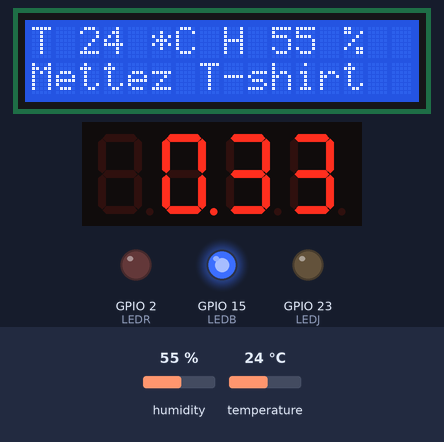
This sketch was run on a simulated ESP32. Parts: 16×2 character LCD, 4-digit seven-segment display, output pins drawn as LEDs (lit = HIGH). Wiring (inferred from the names in the program): DS1307 clock at I2C address 0x68. The test bench sets the inputs (shaded band); at power-on: temperature 24 °C, humidity 55 %. WiFi joins after 1.5 s; servers stay silent unless stated; the local clock reads 2024-03-15 10:24:30 at power-on unless the sketch sets it; no MQTT or app messages arrive unless stated; what the sketch prints to the serial monitor is not drawn.

Above: at 4.3 s.
4.4 s: temperature set to 22 °C
At 6.8 s:
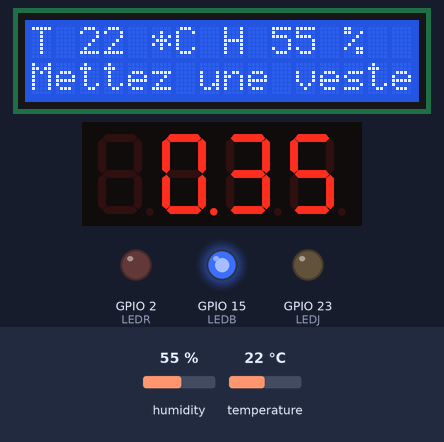
10.7 s: temperature set to 28 °C
At 13.4 s:
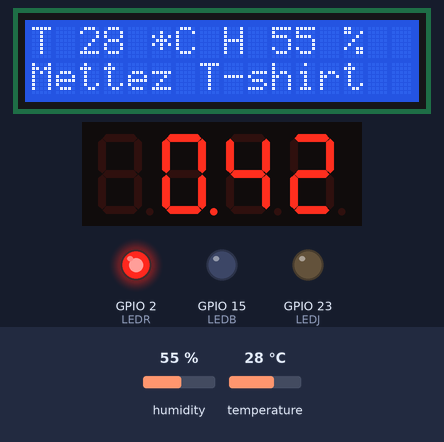
16.3 s: humidity set to 40 %
At 17.9 s:
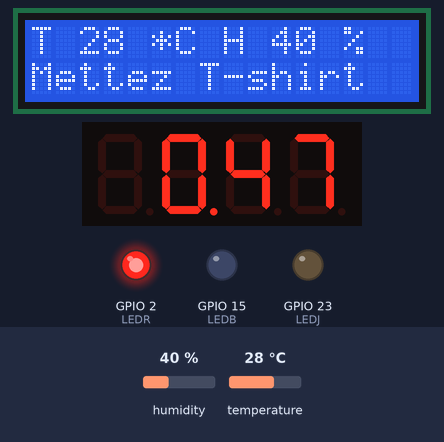
19.4 s: humidity set to 68 %
At 31.1 s:
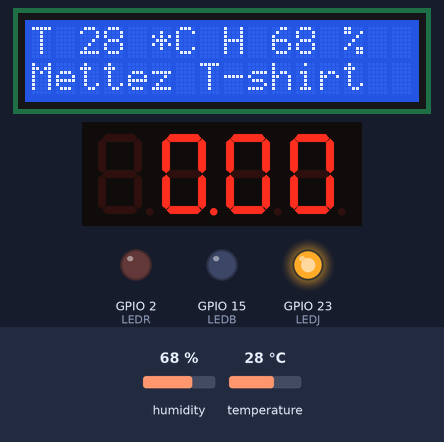
Timing chart, 0 to 32.6 s (numbered marks = the images above; inputs shaded):
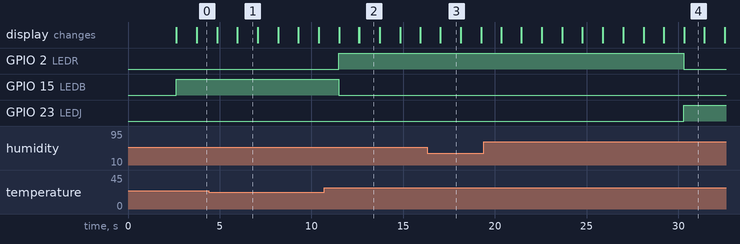

Measured:
- the behaviour switches between 24 and 23 °C on temperature (found by bisection; images 0 and 1)
- after the input at 4.4 s, the display: first differs from a run without the input after 1.5 s (image 1 shows a later state)
- after the input at 10.7 s, the display: first differs from a run without the input after 1.9 s (image 2 shows a later state)
- what the display in image 1 shows lasts 1.2 s, from 5.9 s to 7.1 s

The sketch:

Chambre.ino
```cpp
/* Dans le cadre du projet Smart Ohm'e de BA3 ingénieur civil en informatique et gestion
 *  AFENZOUAR Farid
 *  email : Farid.AFENZOUAR@student.umons.ac.be
 *  FISICARO Federico
 *  email: Federico.FISICARO@student.umons.ac.be
 *  NGUYEN Harry
 *  email : Harry.NGUYEN@student.umons.ac.be
 *  VANSNICK Loïc
 *  email : Loic.VANSNICK@student.umons.ac.be
 */

#include <WiFi.h> // Enables the ESP8266 to connect to the local network (via WiFi)
#include <PubSubClient.h> // Allows us to connect to, and publish to the MQTT broker

// WiFi
// Make sure to update this for your own WiFi network!
const char* ssid = "IoTWifi";
const char* wifi_password = "SmartBuilding";

// MQTT
const char* mqtt_server = "192.168.4.1";
const char* mqtt_topic_humidity = "chambre/humidity";
const char* mqtt_topic_temperature = "chambre/temperature";
const char* mqtt_topic_color_led = "chambre/light_color";

// The client id identifies the ESP8266 device. Think of it a bit like a hostname (Or just a name, like Greg).
const char* clientID = "esp32_Chambre";

// Initialise the WiFi and MQTT Client objects
WiFiClient wifiClient;
PubSubClient client(mqtt_server, 1883, wifiClient); // 1883 is the listener port for the Broker


// Pour les capteurs

#include <LiquidCrystal_I2C.h>
// #include <SimpleDHT.h>

#include "DHT.h"
#define DHTPIN 5     // Digital pin connected to the DHT sensor
#define DHTTYPE DHT11
DHT dht(DHTPIN, DHTTYPE);


// set the LCD number of columns and rows
int lcdColumns = 16;
int lcdRows = 2;

// set LCD address, number of columns and rows
// if you don't know your display address, run an I2C scanner sketch
LiquidCrystal_I2C lcd(0x27, lcdColumns, lcdRows);

//int pinDHT11 = 5;
//SimpleDHT11 dht11(pinDHT11);


#include "SevSeg.h"
SevSeg sevseg;

#include <Wire.h>
#include "DS1307.h"

/* Rétro-compatibilité avec Arduino 1.x et antérieur */
#if ARDUINO >= 100
#define Wire_write(x) Wire.write(x)
#define Wire_read() Wire.read()
#else
#define Wire_write(x) Wire.send(x)
#define Wire_read() Wire.receive()
#endif


/** Fonction de conversion BCD -> decimal */
byte bcd_to_decimal(byte bcd) {
  return (bcd / 16 * 10) + (bcd % 16);
}

/** Fonction de conversion decimal -> BCD */
byte decimal_to_bcd(byte decimal) {
  return (decimal / 10 * 16) + (decimal % 10);
}


/**
 * Fonction récupérant l'heure et la date courante à partir du module RTC.
 * Place les valeurs lues dans la structure passée en argument (par pointeur).
 * N.B. Retourne 1 si le module RTC est arrêté (plus de batterie, horloge arrêtée manuellement, etc.), 0 le reste du temps.
 */
byte read_current_datetime(DateTime_t *datetime) {

  /* Début de la transaction I2C */
  Wire.beginTransmission(DS1307_ADDRESS);
  Wire_write((byte) 0); // Lecture mémoire à l'adresse 0x00
  Wire.endTransmission(); // Fin de la transaction I2C

  /* Lit 7 octets depuis la mémoire du module RTC */
  Wire.requestFrom(DS1307_ADDRESS, (byte) 7);
  byte raw_seconds = Wire_read();
  datetime->seconds = bcd_to_decimal(raw_seconds);
  datetime->minutes = bcd_to_decimal(Wire_read());
  byte raw_hours = Wire_read();
  if (raw_hours & 64) { // Format 12h
    datetime->hours = bcd_to_decimal(raw_hours & 31);
    datetime->is_pm = raw_hours & 32;
  } else { // Format 24h
    datetime->hours = bcd_to_decimal(raw_hours & 63);
    datetime->is_pm = 0;
  }
  datetime->day_of_week = bcd_to_decimal(Wire_read());
  datetime->days = bcd_to_decimal(Wire_read());
  datetime->months = bcd_to_decimal(Wire_read());
  datetime->year = bcd_to_decimal(Wire_read());

  /* Si le bit 7 des secondes == 1 : le module RTC est arrêté */
  return raw_seconds & 128;
}


/**
 * Fonction ajustant l'heure et la date courante du module RTC à partir des informations fournies.
 * N.B. Redémarre l'horloge du module RTC si nécessaire.
 */
void adjust_current_datetime(DateTime_t *datetime) {

  /* Début de la transaction I2C */
  Wire.beginTransmission(DS1307_ADDRESS);
  Wire_write((byte) 0); // Ecriture mémoire à l'adresse 0x00
  Wire_write(decimal_to_bcd(datetime->seconds) & 127); // CH = 0
  Wire_write(decimal_to_bcd(datetime->minutes));
  Wire_write(decimal_to_bcd(datetime->hours) & 63); // Mode 24h
  Wire_write(decimal_to_bcd(datetime->day_of_week));
  Wire_write(decimal_to_bcd(datetime->days));
  Wire_write(decimal_to_bcd(datetime->months));
  Wire_write(decimal_to_bcd(datetime->year));
  Wire.endTransmission(); // Fin de transaction I2C
}

int LEDR = 2;
int LEDJ = 23;
int LEDB = 15;

int LEDON = 0;


void setup() {
  Serial.begin(9600);
  delay(1000); // give me time to bring up serial monitor
  Serial.println("ESP32 Analog IN Test");

  Serial.print("Connecting to ");
  Serial.println(ssid);

  // Connect to the WiFi
  WiFi.begin(ssid, wifi_password);

  // Wait until the connection has been confirmed before continuing
  while (WiFi.status() != WL_CONNECTED) {
    delay(500);
    Serial.print(".");

  }

  // Debugging - Output the IP Address of the ESP8266
  Serial.println("WiFi connected");
  Serial.print("IP address: ");
  Serial.println(WiFi.localIP());

  // Connect to MQTT Broker
  // client.connect returns a boolean value to let us know if the connection was successful.
  if (client.connect(clientID)) {
    Serial.println("Connected to MQTT Broker!");
  }
  else {
    Serial.println("Connection to MQTT Broker failed...");
  }

// autres setup à faire

  dht.begin();

// initialize LCD
  lcd.init();
  // turn on LCD backlight
  lcd.backlight();
  Serial.println("Temp and hum");

   byte numDigits = 4;
   byte digitPins[] = {19, 18, 13, 4};
   byte segmentPins[] = {27, 26, 33, 16, 17, 14, 25, 32};
   sevseg.begin(COMMON_ANODE, numDigits, digitPins, segmentPins);
  //Set the desired brightness (0 to 100);
  sevseg.setBrightness(90);


  /* Initialise le port I2C */
  Wire.begin();

  /* Vérifie si le module RTC est initialisé */
  DateTime_t now;
  if (read_current_datetime(&now)) {
    Serial.println(F("L'horloge du module RTC n'est pas active !"));

    // Reconfiguration avec une date et heure en dure (pour l'exemple)
    now.seconds = 0;
    now.minutes = 47;
    now.hours = 14; // 12h 0min 0sec
    now.is_pm = 1;
    now.day_of_week = 2;
    now.days = 23;
    now.months = 04;
    now.year = 19; // 1 dec 2016
    adjust_current_datetime(&now);
  }
  pinMode(LEDR, OUTPUT);
  pinMode(LEDJ, OUTPUT);
  pinMode(LEDB, OUTPUT);
}

void loop() {

  DateTime_t now;
  if (read_current_datetime(&now)) {
    Serial.println(F("L'horloge du module RTC n'est pas active !"));
  }

  /* Affiche la date et heure courante */
 /* Serial.print(F("Date : "));
  Serial.print(now.days);
  Serial.print(F("/"));
  Serial.print(now.months);
  Serial.print(F("/"));
  Serial.print(now.year + 2000);
  Serial.print(F("  Heure : "));
  Serial.print(now.hours);
  Serial.print(F(":"));
  Serial.print(now.minutes);
  Serial.print(F(":"));
  Serial.println(now.seconds);
  Serial.println();
*/
  int heure = int(now.seconds);
  if (heure < 40){
    if (heure > 20){
      digitalWrite(LEDJ, LOW);
      digitalWrite(LEDR, LOW);
      digitalWrite(LEDB, HIGH);
      LEDON = 2;
    } else {
      digitalWrite(LEDJ, HIGH);
      digitalWrite(LEDR, LOW);
      digitalWrite(LEDB, LOW);
      LEDON = 1;
    }
  }
  if (heure > 40){
    digitalWrite(LEDR, HIGH);
    digitalWrite(LEDJ, LOW);
    digitalWrite(LEDB, LOW);
    LEDON = 3;
  }
  sevseg.setNumber(heure, 2); //Displays '3.141'
  for (int i = 0; i < 1000; i ++){
    sevseg.refreshDisplay();
    delay(1);
  }
 // sevseg.refreshDisplay(); // Must run repeatedly
  /* Rafraichissement une fois par seconde */


  if (heure == 59){
 heure=0;
  }


  int humidity = dht.readHumidity();
  int temperature = dht.readTemperature();
  if (isnan(humidity) || isnan(temperature)) {
    Serial.println(F("Failed to read from DHT sensor!"));
    return;
  }
    /*
    // read without samples.
    byte temperature = 0;
    byte humidity = 0;
    int err = SimpleDHTErrSuccess;
    if ((err = dht11.read(&temperature, &humidity, NULL)) != SimpleDHTErrSuccess) {
      Serial.print("Read DHT11 failed, err="); Serial.println(err);delay(1000);
      return;
    }
    //Serial.print((int)temperature); Serial.print(" *C, ");
    Serial.print((int)humidity); Serial.println(" H");
    */
    /*
    Serial.print((int)temperature); Serial.print(" *C, ");
    Serial.print((int)humidity); Serial.println(" H");
    */
    // set cursor to first column, first row
    lcd.setCursor(0, 0);
    // print message
    lcd.clear();
    lcd.print("T ");
    lcd.print((int)temperature);
    lcd.print(" *C ");
    lcd.print("H ");
    lcd.print((int)humidity);
    lcd.print(" % ");

   // set cursor to first column, second row
    lcd.setCursor(0,1);
    if((int)temperature <= 23){
      lcd.setCursor(0,1);
      lcd.print("Mettez une veste");
    }
    if((int)temperature >= 24){
      lcd.setCursor(0,1);
      lcd.print("Mettez T-shirt");
    }

   // delay(1500);
    // clears the display to print new message
  //  lcd.clear();


  // apres les autres trucs

  char LED[16];
  char temp[16];
  char hum[16]; //to transform the int in string
  itoa(LEDON, LED, 10);
  itoa(temperature, temp, 10);
  itoa(humidity, hum, 10);


  // Envoi de l'humidité

  if (client.publish(mqtt_topic_humidity, hum)){
    Serial.println(hum);
    // client.publish(mqtt_topic, cstr);
    // Again, client.publish will return a boolean value depending on whether it succeded or not.
    // If the message failed to send, we will try again, as the connection may have broken.
  }else {
        Serial.println("Message failed to send. Reconnecting to MQTT Broker and trying again");
        client.connect(clientID);
        delay(10); // This delay ensures that client.publish doesn't clash with the client.connect call
        client.publish(mqtt_topic_humidity, "Button pressed!");
  }


  if (client.publish(mqtt_topic_temperature, temp)){
    Serial.println(temp);
    // client.publish(mqtt_topic, cstr);
    // Again, client.publish will return a boolean value depending on whether it succeded or not.
    // If the message failed to send, we will try again, as the connection may have broken.
  }else {
        Serial.println("Message failed to send. Reconnecting to MQTT Broker and trying again");
        client.connect(clientID);
        delay(10); // This delay ensures that client.publish doesn't clash with the client.connect call
        client.publish(mqtt_topic_temperature, "Button pressed!");
  }


  if (client.publish(mqtt_topic_color_led, LED)){
    Serial.println(LED);
    // client.publish(mqtt_topic, cstr);
    // Again, client.publish will return a boolean value depending on whether it succeded or not.
    // If the message failed to send, we will try again, as the connection may have broken.
  }else {
        Serial.println("Message failed to send. Reconnecting to MQTT Broker and trying again");
        client.connect(clientID);
        delay(10); // This delay ensures that client.publish doesn't clash with the client.connect call
        client.publish(mqtt_topic_color_led, "Button pressed!");
  }

  // delay(2000);

}
```

DS1307.h
```cpp
#ifndef DS1307_H
#define DS1307_H

/** Adresse I2C du module RTC DS1307 */
const uint8_t DS1307_ADDRESS = 0x68;

/** Adresse du registre de contrôle du module RTC DS1307 */
const uint8_t DS1307_CTRL_REGISTER = 0x07;

/** Adresse et taille de la NVRAM du module RTC DS1307 */
const uint8_t DS1307_NVRAM_BASE = 0x08;
const uint8_t DS1307_NVRAM_SIZE = 56;


/** Structure contenant les informations de date et heure en provenance ou à destination du module RTC */
typedef struct {
  uint8_t seconds; /**!< Secondes 00 - 59 */
  uint8_t minutes; /**!< Minutes 00 - 59 */
  uint8_t hours;  /**!< Heures 00 - 23 (format 24h), 01 - 12 (format 12h) */
  uint8_t is_pm; /**!< Vaut 1 si l'heure est en format 12h et qu'il est l'aprés midi, sinon 0 */
  uint8_t day_of_week;  /**!< Jour de la semaine 01 - 07, 1 = lundi, 2 = mardi, etc.  */
  uint8_t days; /**!< Jours 01 - 31 */
  uint8_t months;  /**!< Mois 01 - 12 */
  uint8_t year;  /**!< Année au format yy (exemple : 16 = 2016) */
} DateTime_t;


/** Mode de fonctionnement pour la broche SQW */
typedef enum {
  SQW_1_HZ = 0, /**!< Signal à 1Hz sur la broche SQW */
  SQW_4096_HZ,  /**!< Signal à 4096Hz sur la broche SQW */
  SQW_8192_HZ,  /**!< Signal à 8192Hz sur la broche SQW */
  SQW_32768_HZ, /**!< Signal à 32768Hz sur la broche SQW */
  SQW_DC /**!< Broche SQW toujours à LOW ou HIGH */
} DS1307_Mode_t;

#endif /* DS1307_H */
```
